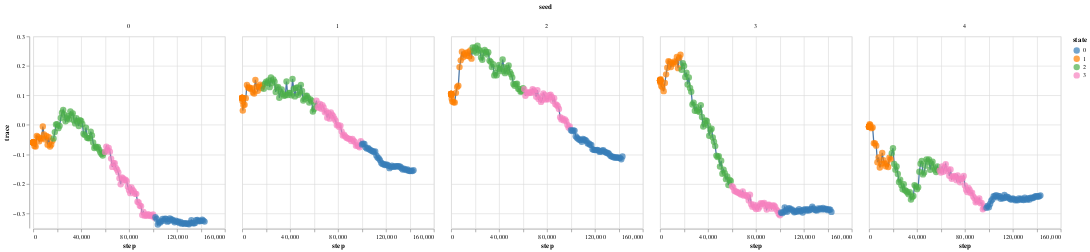

Source (notebook cell):
### Code cell
training_map.show_training_states("trace")

### Figure 1 — Vega-Lite specification as saved in the notebook (floating-point values rounded to 4 significant figures; data arrays with more than 128 entries replaced by an {"elided": "..."} marker saying what was removed)
{"config": {"view": {"continuousWidth": 300, "continuousHeight": 300}}, "data": {"name": "data-02e66363403e39fafb56848267bace33"}, "facet": {"column": {"field": "seed", "type": "quantitative"}}, "spec": {"layer": [{"mark": {"type": "line"}, "encoding": {"x": {"axis": {"title": "step"}, "field": "step", "scale": {"type": "linear"}, "type": "quantitative"}, "y": {"axis": {"title": "trace"}, "field": "score", "scale": {"zero": false}, "type": "quantitative"}}}, {"mark": {"type": "circle", "size": 100}, "encoding": {"color": {"field": "state", "scale": {"range": ["#377eb8", "#ff7f00", "#4daf4a", "#f781bf", "#a65628", "#984ea3", "#999999", "#e41a1c", "#dede00"]}, "type": "nominal"}, "x": {"axis": {"title": "step"}, "field": "step", "scale": {"type": "linear"}, "type": "quantitative"}, "y": {"field": "score", "scale": {"zero": false}, "type": "quantitative"}}}]}, "$schema": "https://vega.github.io/schema/vega-lite/v5.15.1.json", "datasets": {"data-02e66363403e39fafb56848267bace33": {"elided": "770 records"}}}
